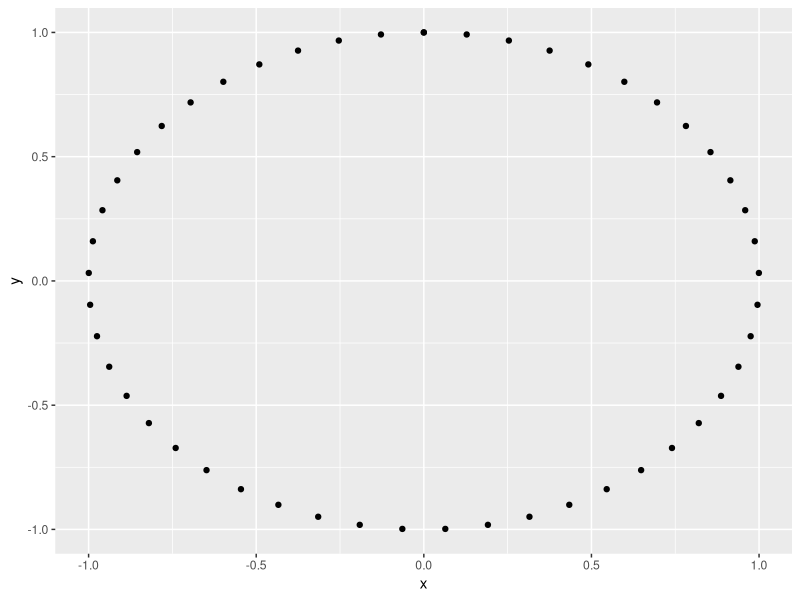
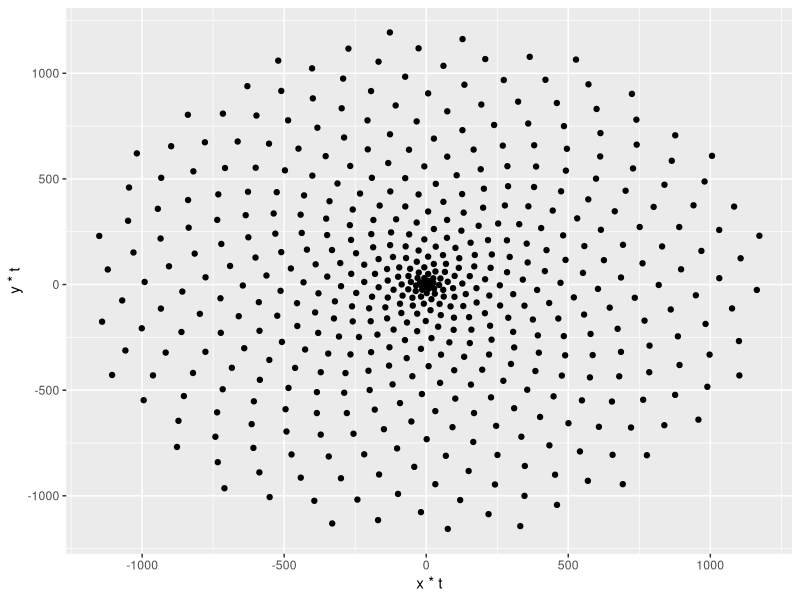
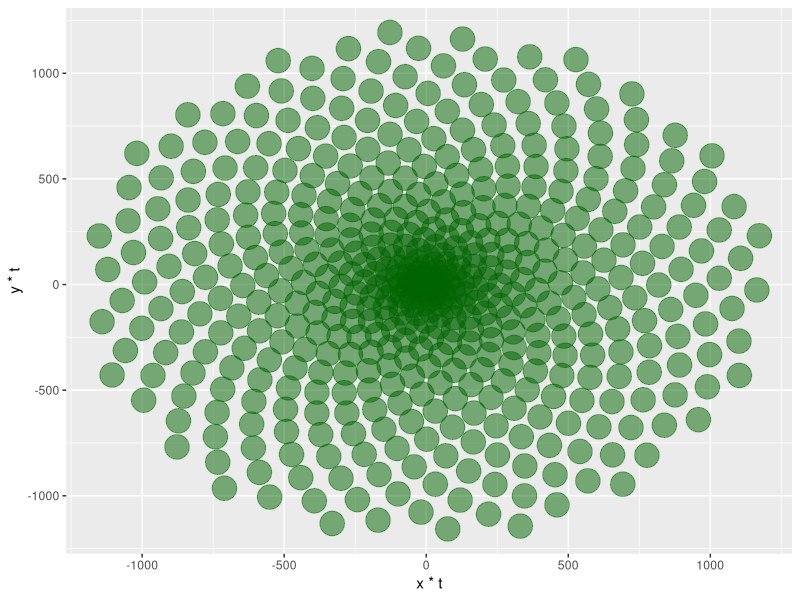
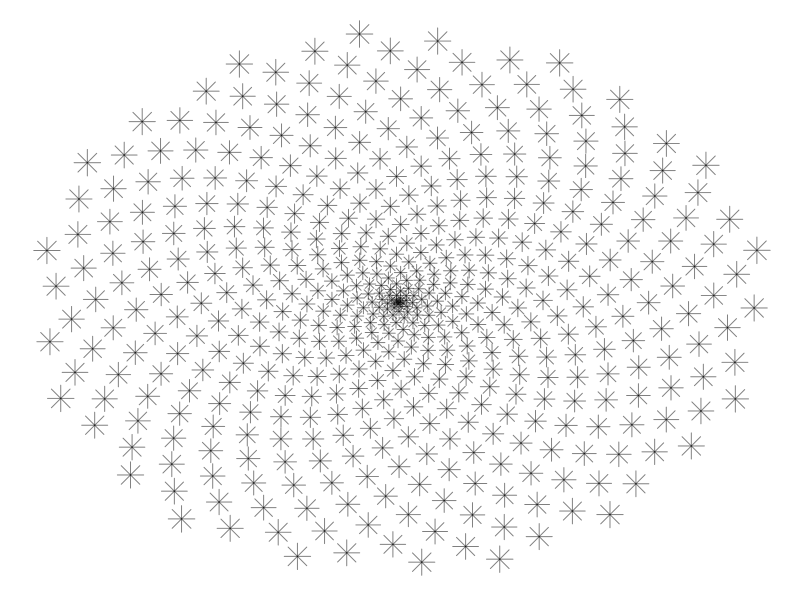
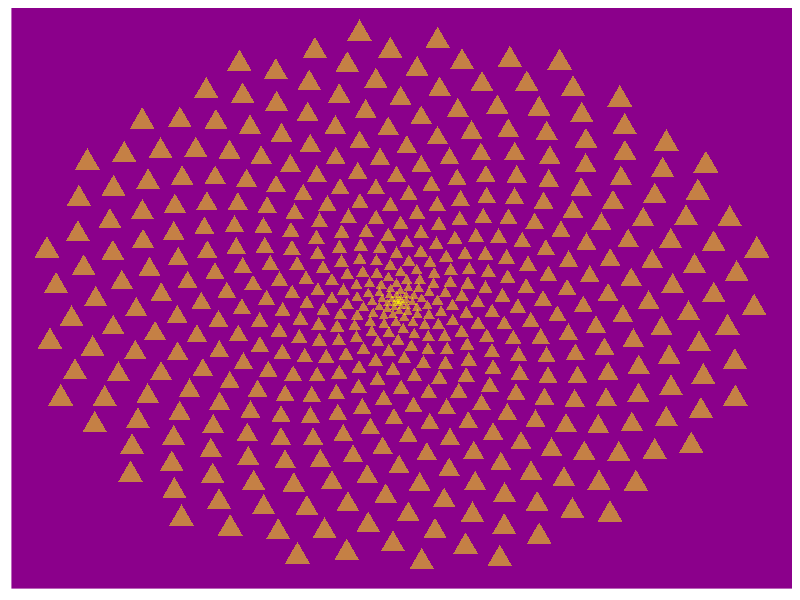
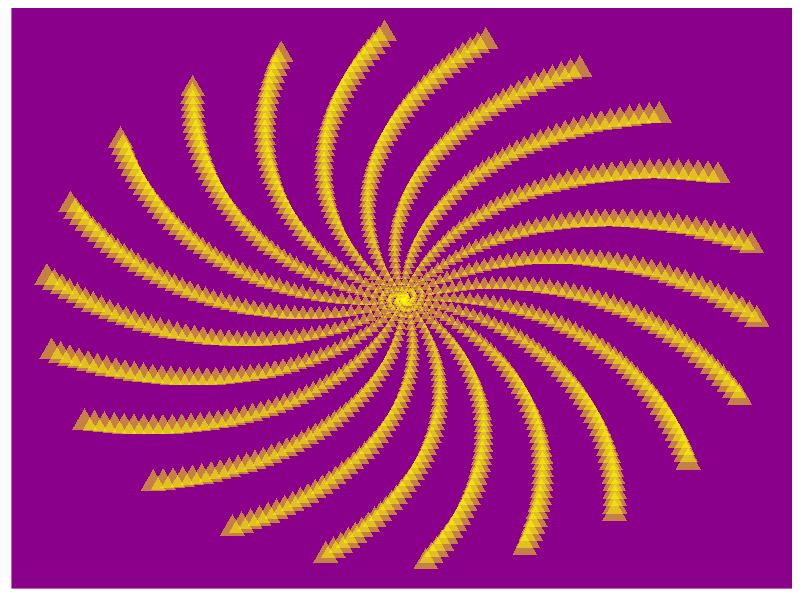
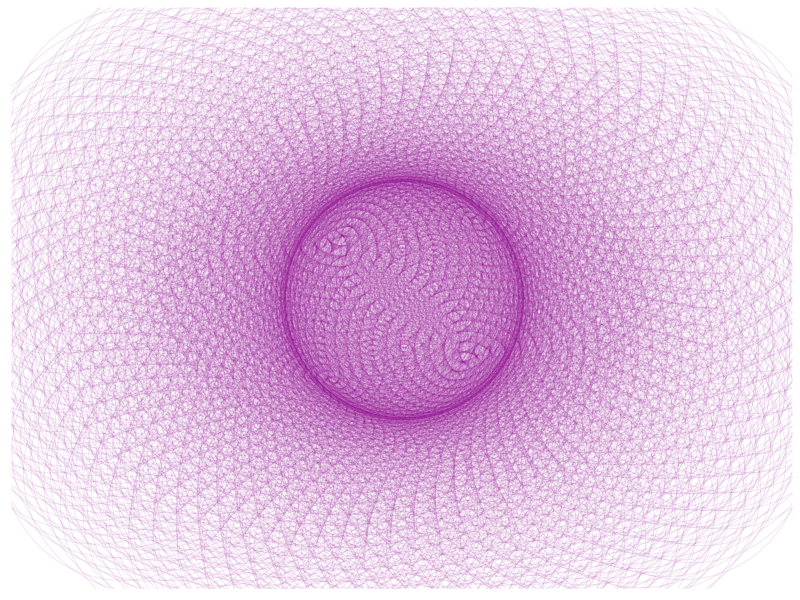

The R script that drew these images, in order:
## ---- chunk 1
knitr::opts_chunk$set(echo = TRUE)
## ---- chunk 2
# Set plot images to a nice size
options(repr.plot.width = 4, repr.plot.height = 4)

# Load the ggplot2 package
library(ggplot2)
## ---- chunk 3

# Create circle data to plot
t <- seq(0, 2*pi, length.out = 50)
x <- sin(t)
y <- cos(t)
df <- data.frame(t, x, y)

# Make a scatter plot of points in a circle
p <- ggplot(df, aes(x, y))
p + geom_point()
## ---- chunk 4
# Define the number of points
points <- 500

# Define the Golden Angle
angle <- pi*(3 - sqrt(5))

t <- (1:points) * angle
x <- sin(t)
y <-cos(t)
df <- data.frame(t, x, y)

# Make a scatter plot of points in a spiral
p <- ggplot(df, aes(x*t, y*t))
p + geom_point()
## ---- chunk 5
p <- ggplot(df, aes(x*t, y*t))
p + geom_point(size = 8, alpha = 0.5, color = "darkgreen")
## ---- chunk 6
p <- ggplot(df, aes(x*t, y*t))
p + geom_point(aes(size=t), alpha=0.5, shape=8)+
  theme(legend.position="none",
        panel.background = element_rect(fill="white"),
        panel.grid=element_blank(),
        axis.ticks=element_blank(),
        axis.title=element_blank(),
        axis.text=element_blank())
## ---- chunk 7
# Copy the code from Task 6 and modify the color and
# shape of the points, and the background color
p <- ggplot(df, aes(x*t, y*t))
p + geom_point(aes(size=t), alpha=0.5, shape=17, color="yellow")+
  theme(legend.position="none",
        panel.background = element_rect(fill="darkmagenta"),
        panel.grid=element_blank(),
        axis.ticks=element_blank(),
        axis.title=element_blank(),
        axis.text=element_blank())
## ---- chunk 8
# Change the value of the angle
angle <- 2
points <- 1000

t <- (1:points)*angle
x <- sin(t)
y <- cos(t)
df <- data.frame(t, x, y)

# Copy the plotting code from Task 7
p <- ggplot(df, aes(x*t, y*t))
p + geom_point(aes(size=t), alpha=0.5, shape=17, color="yellow")+
  theme(legend.position="none",
        panel.background = element_rect(fill="darkmagenta"),
        panel.grid=element_blank(),
        axis.ticks=element_blank(),
        axis.title=element_blank(),
        axis.text=element_blank())
## ---- chunk 9
# Change the values of angle and points
angle <- 13*pi/180
points <- 2000

t <- (1:points)*angle
x <- sin(t)
y <- cos(t)
df <- data.frame(t, x, y)

# Adjust the plot parameters to create the magenta flower
p <- ggplot(df, aes(x*t, y*t))
p + geom_point(size=80, alpha=0.1, shape = 1, color="magenta4")+ 
  theme(legend.position="none",
        panel.background = element_rect(fill="white"),
        panel.grid=element_blank(),
        axis.ticks=element_blank(),
        axis.title=element_blank(),
        axis.text=element_blank())
